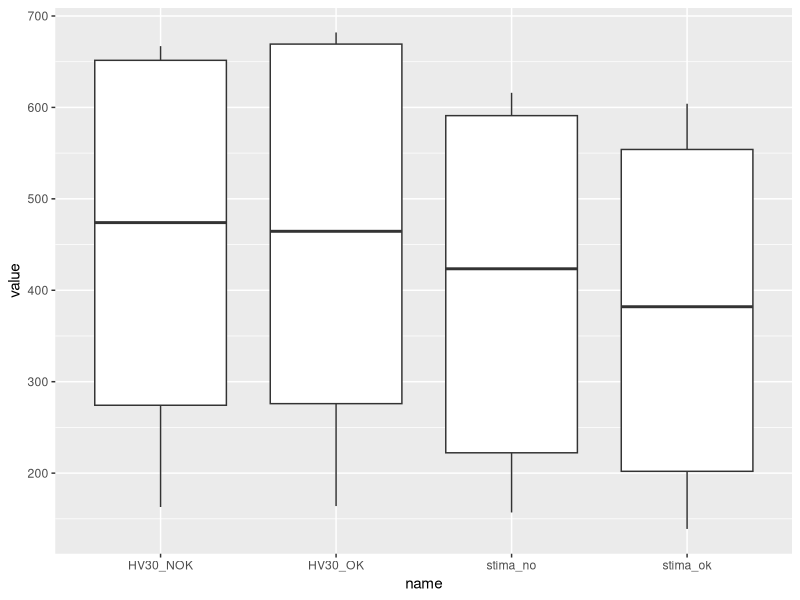
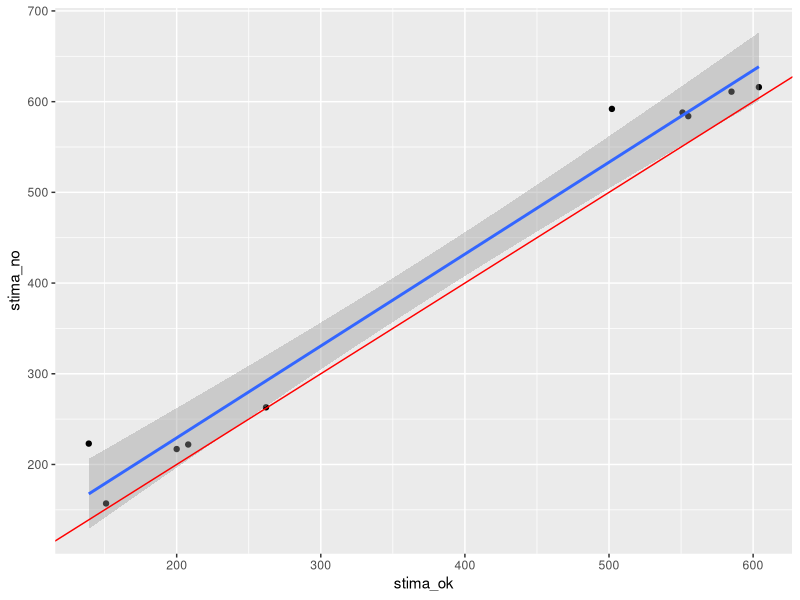
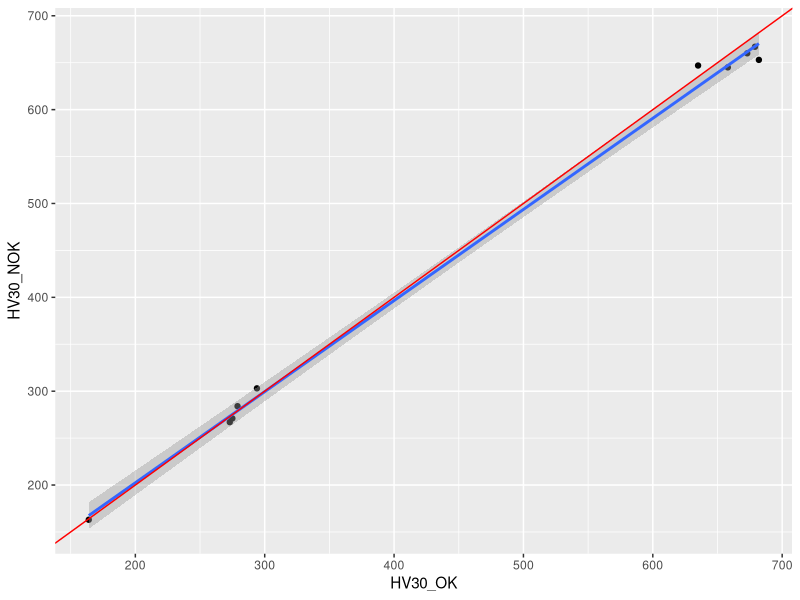
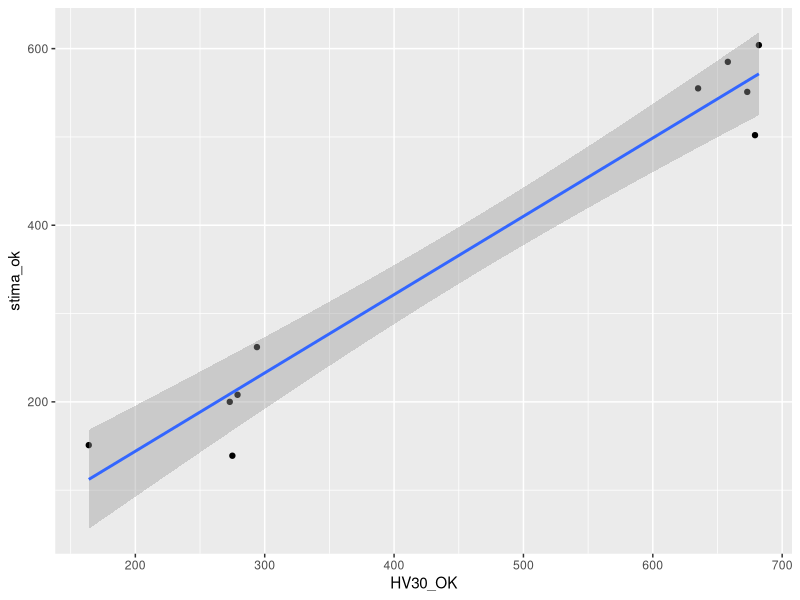

Source code (R) for these figures, in order:
## ---- chunk 1
#| label: setup
knitr::opts_chunk$set(
  fig.align = "center",
  # This for default device
  out.width = "16cm",
  # This two for high quality charts:
  fig.dim = c(16, 9)*0.4
)
## ---- chunk 2
library(tidyverse)
df<-tibble(
  sample=1:10,
  HV30_OK=NA,
  HV30_NOK=NA
)

write.csv(df,"misure_di_durezza.csv")
## ---- chunk 3
df$HV30_OK=c(679, 673, 635, 273, 275, 279, 164, 658, 682, 294)
df$HV30_NOK=c(667, 660,647, 267, 271, 284,163,645, 653, 303)
df$stima_ok = c(502, 551, 555, 200, 139, 208, 151, 585, 604, 262)
df$stima_no = c(592, 588, 584, 217, 223, 222, 157, 611, 616, 263)

df
## ---- chunk 4
df %>% 
  pivot_longer(-sample) %>%
  ggplot(aes(x=name,y=value)) +
  geom_boxplot()
## ---- chunk 5
df %>% ggplot(aes(x=stima_ok, y=stima_no)) + 
  geom_point() + 
  geom_smooth(method="lm", formula=y~x) +
  geom_abline(slope=1, intercept=0, color="red")
df %>% ggplot(aes(x=HV30_OK, y=HV30_NOK)) + 
  geom_point() + 
  geom_smooth(method="lm", formula=y~x) +
  geom_abline(slope=1, intercept=0, color="red")
## ---- chunk 6
df %>% 
  ggplot(aes(x=HV30_OK, y=stima_ok)) +
  geom_point() +
  geom_smooth(method="lm", formula = y~x)
## ---- chunk 7
t.test(df$HV30_OK,df$HV30_NOK,paired = T)
t.test(df$stima_ok,df$stima_no,paired = T)
